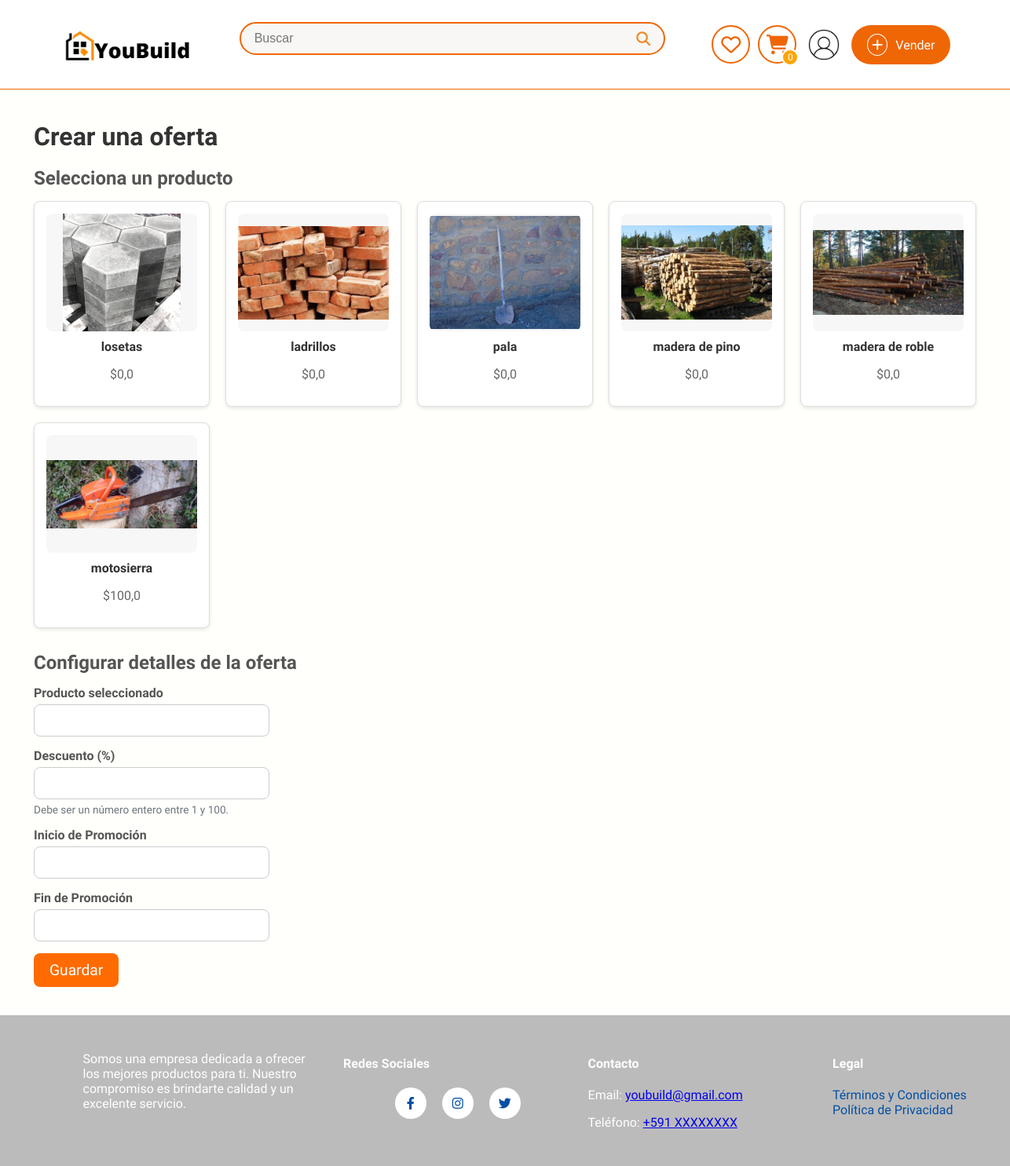
/crear_oferta/ (signed in), run on an earlier commit of the app's database.
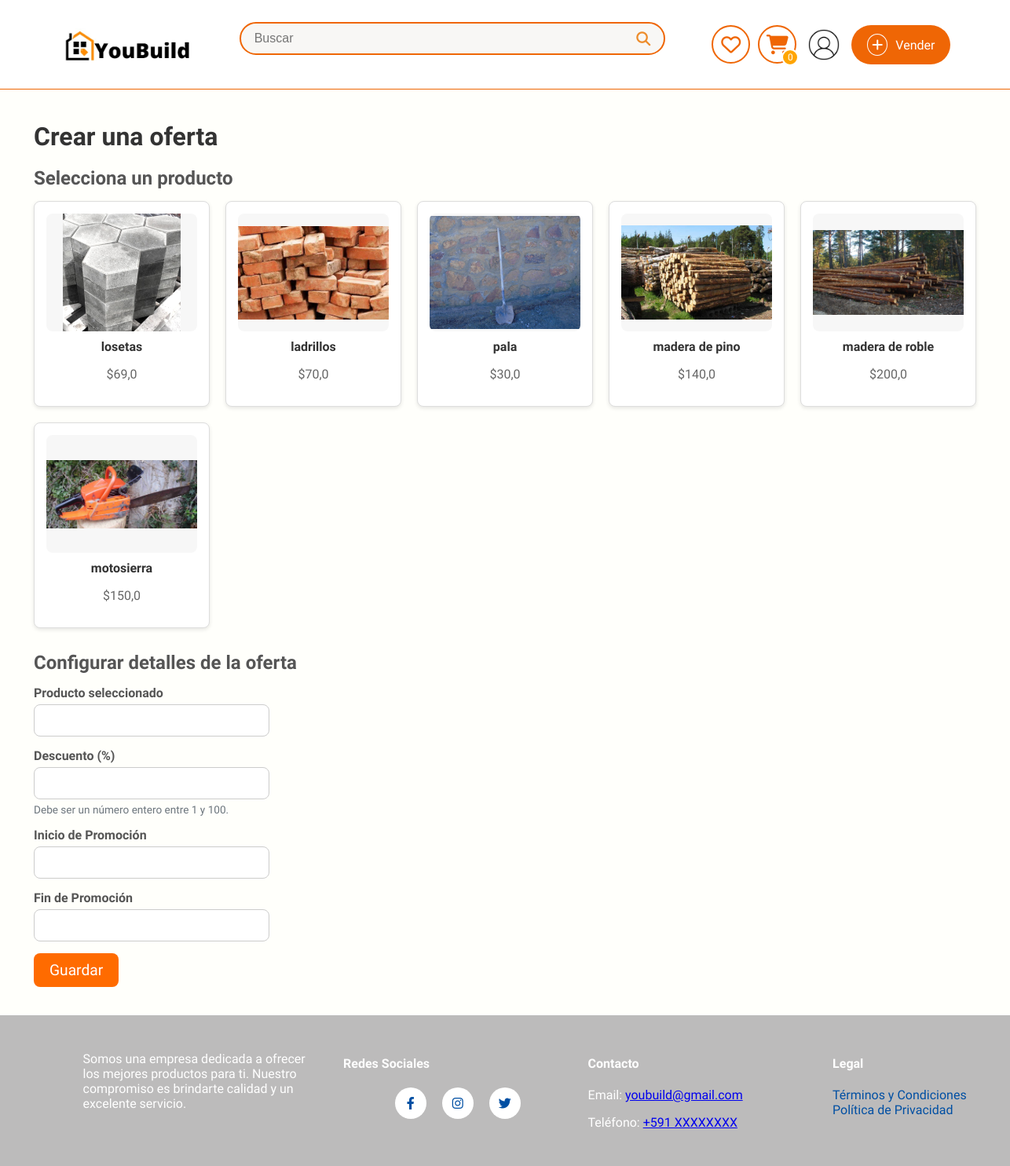
And on a later commit of the database.
### sistema/models.py (models this page shows, shortened)
class ProductoDb(models.Model):
    ESTADO_CHOICES = [
        ('disponible', 'Disponible'),
        ('promocion', 'En Promoción'),
        ('vendido', 'Vendido'),
    ]
    nombre = models.CharField(max_length=50, verbose_name="Nombre")
    detalle = models.TextField(max_length=500, verbose_name="Detalle")
    precio = models.FloatField(verbose_name="Precio", validators=[MinValueValidator(0.0), MaxValueValidator(99999.9)])
    descuento = models.FloatField(default=0.0, validators=[MinValueValidator(0.0), MaxValueValidator(100.0)], verbose_name="Descuento (%)")
    estado = models.CharField(max_length=10, choices=ESTADO_CHOICES, default='disponible', verbose_name="Estado del Producto")
    fecha_inicio_promocion = models.DateTimeField(null=True, blank=True, verbose_name="Inicio de Promoción")
    fecha_fin_promocion = models.DateTimeField(null=True, blank=True, verbose_name="Fin de Promoción")
    disponible = models.BooleanField(default=True, verbose_name="Disponible para la venta")  # Para activar o desactivar el producto manualmente
    categoria_fk = models.ForeignKey(CategoriaDb, on_delete=models.CASCADE, null=True, blank=True)
    usuario_fk = models.ForeignKey(UsuarioDB, on_delete=models.CASCADE, null=True, blank=True)
    municipio_fk = models.ForeignKey(MunicipioDB, on_delete=models.CASCADE, null=True, blank=True, verbose_name="Municipio")
    direccion_1 = models.CharField(max_length=255, verbose_name="Dirección 1", null=True, blank=True)
    visitas = models.PositiveIntegerField(default=0, verbose_name="Visitas")
    cantidad = models.IntegerField(default=1)
    class Meta:
        db_table = "productos"
        verbose_name = "Producto"
        verbose_name_plural = "Productos"

class ImagenProductoDB(models.Model):
    producto_fk = models.ForeignKey(ProductoDb, on_delete=models.CASCADE, related_name="imagenes")
    imagen = models.ImageField(upload_to="productos", null=True)
    class Meta:
        verbose_name = "Imagen"
        verbose_name_plural = "Imágenes"

### sistema/views.py (the view, shortened to what this page needs)
# urls.py: path('crear_oferta/', actualizar_descuento_view, name='crear_oferta'),
@login_required
def actualizar_descuento_view(request):
    usuario = request.user.usuariodb
    productos = ProductoDb.objects.filter(usuario_fk=usuario)  # Productos del usuario
    return render(request, 'crear_oferta.html', {'productos': productos})

### sistema/context_processors.py (called while the page is built)
def cart_count(request):
    if request.user.is_authenticated:  # Only fetch the cart count for logged-in users
        try:
            usuario = request.user.usuariodb
            cart_count = CarritoProductoDB.objects.filter(carrito_fk__usuario_fk=usuario).aggregate(
                total_quantity=Sum('cantidad')
            )['total_quantity'] or 0
        except UsuarioDB.DoesNotExist:
            cart_count = 0
    else:
        cart_count = 0
    return {'cart_count': cart_count}

def user_profile(request):
    if request.user.is_authenticated:
        return {"usuario": request.user.usuariodb}
    return {}

### sistema/templates/crear_oferta.html (shortened to what this page needs)
{% extends 'layoutReg.html' %}
{% load static %}
{% block extra_styles %}
    <link rel="stylesheet" href="https://cdn.jsdelivr.net/npm/flatpickr/dist/flatpickr.min.css" />
    <link rel="stylesheet" href="{% static 'oferta.css' %}">
{% endblock %}
{% block content %}
<div class="container">
    <h1 class="titulo-oferta">Crear una oferta</h1>
    <div class="producto-seleccion">
        <h2>Selecciona un producto</h2>
        <div class="productos-grid">
            {% for producto in productos %}
            <div class="producto-card">
                <label>
                    <div class="producto-info">
                        <div class="imagen-contenedor">
                            <img src="{{ producto.imagenes.first.imagen.url }}" alt="{{ producto.nombre }}" class="producto-imagen">
                        </div>
                        <p class="producto-nombre">{{ producto.nombre }}</p>
                        <p class="producto-precio">${{ producto.precio }}</p>
                    </div>
                </label>
            </div>
            {% endfor %}
        </div>
    </div>
    <div class="oferta-detalles">
        <h2>Configurar detalles de la oferta</h2>
        <form method="POST" action="">
            <div class="form-group">
                <label for="producto_nombre">Producto seleccionado</label>
                <input type="text" id="producto_nombre" class="form-control" readonly>
            </div>
            <div class="form-group">
                <label for="descuento">Descuento (%)</label>
                <input type="number" id="descuento" name="descuento" min="1" max="100" step="1" class="form-control" value="{{ producto.descuento }}" required>
                <small>Debe ser un número entero entre 1 y 100.</small>
            </div>
            <div class="form-group">
                <label for="fecha_inicio_promocion">Inicio de Promoción</label>
                <input type="text" id="fecha_inicio_promocion" name="fecha_inicio_promocion" class="form-control" value="{{ producto.fecha_inicio_promocion|date:'Y-m-d H:i' }}">
            </div>
            <div class="form-group">
                <label for="fecha_fin_promocion">Fin de Promoción</label>
                <input type="text" id="fecha_fin_promocion" name="fecha_fin_promocion" class="form-control" value="{{ producto.fecha_fin_promocion|date:'Y-m-d H:i' }}">
            </div>
            <button type="submit" class="btn-guardar">Guardar</button>
        </form>
    </div>
</div>
{% endblock %}

What changed in the data, as far as the page shows it:
changed ProductoDb "losetas": precio "0,0" → "69,0"
changed ProductoDb "ladrillos": precio "0,0" → "70,0"
changed ProductoDb "pala": precio "0,0" → "30,0"
changed ProductoDb "madera de pino": precio "0,0" → "140,0"
changed ProductoDb "madera de roble": precio "0,0" → "200,0"
changed ProductoDb "motosierra": precio "100,0" → "150,0"
